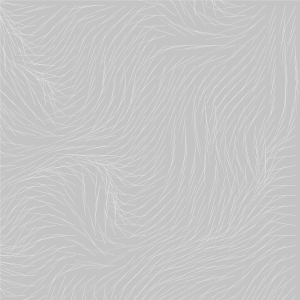
Frame 1 (no input)
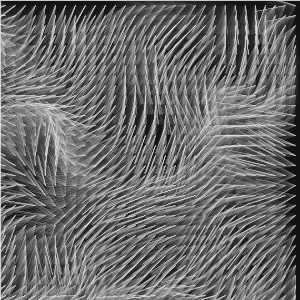
Frame 60 (the mouse pressed at the canvas centre just before this capture)
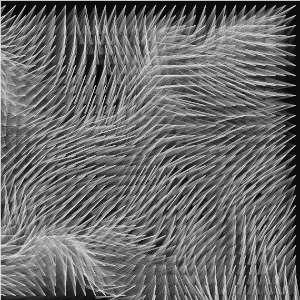
Frame 120 (the mouse held since frame 60 and released just before this capture)

The Processing sketch that drew these frames (run headless with seeded random() and noise(); from frame 60 on, the mouse is pressed at the canvas centre):

// Processing sketch: processing_64847
// ── processing_64847.pde

// Vector Field Demo
// by Jonathan Bobrow

VectorField vField;

void setup(){
  size(300,300);
  smooth();
  vField = new VectorField(30,30);
  vField.drawVectorField();
}

void draw(){
//  background(0);
  fill(0,10);
  rect(0,0,width,height);                      // fade the background
  
  vField.updateField();
  vField.drawVectorField();
}

class VectorField{
 
  PVector[][] field; 
  PVector gridSize;
  float pStep;
  float pStepSize;
  
  VectorField(int x, int y){
    gridSize = new PVector(x,y);
    field = new PVector[x][y];
    pStep = 0.f;
    pStepSize = .01;
    
    createField();
  }
  
  void createField(){
    for(int i=0; i<gridSize.x; i++){
      for(int j=0; j<gridSize.y; j++){
        float theta = 2*PI*noise(i*.1, j*.1);
//        println("angle in radians: "+theta);
        float amp = 20.f;
        field[i][j] = new PVector(amp*cos(theta),amp*sin(theta));
      }
    }
  }
  
  void updateField(){
    
    pStep+=pStepSize;
    
    for(int i=0; i<gridSize.x; i++){
      for(int j=0; j<gridSize.y; j++){
        float theta = 2*PI*noise(i*.1 + pStep, j*.1 + pStep);
        float amp = 30.f;
        field[i][j] = new PVector(amp*cos(theta),amp*sin(theta));
      }
    }
  }
  
  void setStepSize(float s){
    pStepSize = s;
  }
  
  PVector velocityAtLocation(float x, float y){
    PVector velocity = new PVector();
    int locX = int(x*gridSize.x/width);
    int locY = int(y*gridSize.y/height);
    velocity = field[locX][locY];
    return velocity;
  }
  
  void drawVectorField(){
    for(int i=0; i<gridSize.x; i++){
      for(int j=0; j<gridSize.y; j++){
        pushMatrix();
          translate((i+.5)*width/gridSize.x, (j+.5)*height/gridSize.y);
          stroke(255);
          strokeWeight(.1);
          line(0, 0, field[i][j].x, field[i][j].y);
        popMatrix();
      }
    }
  }
}
